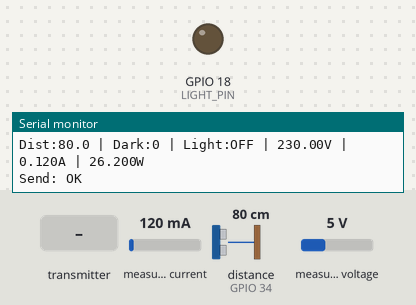
This sketch was run on a simulated ESP32. Shown: output pins drawn as LEDs (lit = HIGH), the last lines printed to the serial monitor. Wiring (inferred from the names in the program): ultrasonic range finder: trigger GPIO 5; echo GPIO 34. The inputs (shaded band) are chosen by the test bench; at power-on: distance to the obstacle (sensor on GPIO 34) 80 cm, measured current 120 mA, measured voltage 5 V. The echo pulse lasts 58.3 µs per cm; pins used as bus, display or sensor lines are not drawn.

Above: at 4.1 s.
4.2 s: the transmitter starts sending dark = 1
At 5.6 s:
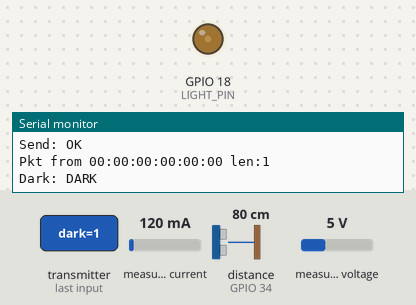
6.4 s: distance to the obstacle (sensor on GPIO 34) set to 12 cm
8.2 s: distance to the obstacle (sensor on GPIO 34) set to 9 cm
At 9.5 s:
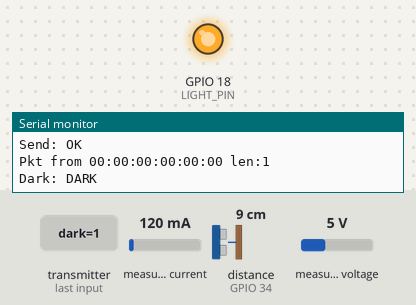
10.5 s: the transmitter starts sending dark = 0
At 11.5 s:
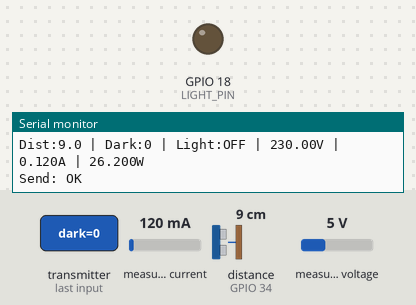
Timing chart, 0 to 13.5 s (numbered marks = the images above; inputs shaded):
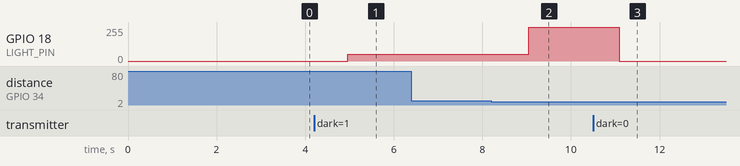

The sketch:

NODE_2.ino
```cpp
#include <WiFi.h>
#include <esp_now.h>
#include <esp_wifi.h>
#include <ArduinoJson.h>
#include <PZEM004Tv30.h>

#define NODE_ID 2

#define TRIG_PIN       5
#define ECHO_PIN       34
#define LIGHT_PIN      18
#define PZEM_RX_PIN    16
#define PZEM_TX_PIN    17

// Node 1 STA MAC
uint8_t node1Mac[] = {0x30, 0x76, 0xF5, 0x91, 0x4B, 0x60};

#define ESPNOW_CHANNEL 6

#define DISTANCE_THRESHOLD_CM  10.0
#define LIGHT_TIMEOUT_MS       1000

#define PWM_CHANNEL     0
#define PWM_FREQ        5000
#define PWM_RESOLUTION  8
#define BRIGHTNESS_OFF   0
#define BRIGHTNESS_DIM   51
#define BRIGHTNESS_FULL  255

bool targetDetected     = false;
unsigned long lastDetectionTime = 0;
bool darkFromNode1      = false;
bool zoneOverride       = false;
String lightStatus      = "OFF";
bool espnowReady        = false;

PZEM004Tv30 pzem(Serial2, PZEM_RX_PIN, PZEM_TX_PIN);

typedef struct {
  int   nodeId;
  float distance;
  bool  dark;
  char  light[4];
  float voltage;
  float current;
  float power;
  long  uptime;
} NodePayload;

typedef struct {
  bool dark;
} DarkFeedback;

NodePayload payload;
esp_now_peer_info_t peerInfo;

void onSent(const uint8_t *mac, esp_now_send_status_t status) {
  Serial.printf("Send: %s\n", status == ESP_NOW_SEND_SUCCESS ? "OK" : "FAIL");
}

void onReceive(const uint8_t *mac_addr, const uint8_t *data, int len) {
  // Print sender MAC so you can see exactly who is sending
  Serial.printf("Pkt from %02X:%02X:%02X:%02X:%02X:%02X len:%d\n",
    mac_addr[0], mac_addr[1], mac_addr[2],
    mac_addr[3], mac_addr[4], mac_addr[5], len);

  if (len == sizeof(DarkFeedback)) {
    DarkFeedback feedback;
    memcpy(&feedback, data, sizeof(feedback));
    darkFromNode1 = feedback.dark;
    Serial.printf("Dark: %s\n", darkFromNode1 ? "DARK" : "DAYLIGHT");
  } else {
    Serial.printf("Unknown size %d (expected DarkFeedback=%d)\n",
      len, sizeof(DarkFeedback));
  }
}

float getDistanceCM() {
  digitalWrite(TRIG_PIN, LOW);
  delayMicroseconds(2);
  digitalWrite(TRIG_PIN, HIGH);
  delayMicroseconds(10);
  digitalWrite(TRIG_PIN, LOW);
  long duration = pulseIn(ECHO_PIN, HIGH, 30000);
  float distance = duration * 0.0343 / 2;
  if (duration == 0 || distance > 400) return 999.0;
  return distance;
}

void setup() {
  Serial.begin(115200);
  delay(2000);
  Serial.println("\n=== NODE 2 BOOT ===");

  // PZEM
  Serial2.begin(9600, SERIAL_8N1, PZEM_RX_PIN, PZEM_TX_PIN);
  delay(200);

  // Pins
  pinMode(TRIG_PIN, OUTPUT);
  pinMode(ECHO_PIN, INPUT_PULLDOWN);
  pinMode(LIGHT_PIN, OUTPUT);
  digitalWrite(LIGHT_PIN, LOW);
  delay(200);

  // PWM
  ledcSetup(PWM_CHANNEL, PWM_FREQ, PWM_RESOLUTION);
  ledcAttachPin(LIGHT_PIN, PWM_CHANNEL);
  ledcWrite(PWM_CHANNEL, BRIGHTNESS_OFF);

  // WiFi STA — no connect, no scan
  WiFi.mode(WIFI_STA);
  delay(500);

  // Set channel to match Node 1
  esp_err_t ch_err = esp_wifi_set_channel(ESPNOW_CHANNEL, WIFI_SECOND_CHAN_NONE);
  Serial.printf("Channel %d: %s\n", ESPNOW_CHANNEL, ch_err == ESP_OK ? "OK" : "FAIL");

  // ESP-NOW init
  esp_err_t now_err = esp_now_init();
  if (now_err != ESP_OK) {
    Serial.printf("ESP-NOW FAILED: %d\n", now_err);
    pinMode(2, OUTPUT);
    while (true) {
      digitalWrite(2, HIGH); delay(200);
      digitalWrite(2, LOW);  delay(200);
    }
  }
  Serial.println("ESP-NOW OK");

  esp_now_register_send_cb(onSent);
  esp_now_register_recv_cb(onReceive);

  // Register Node 1 STA MAC as peer
  memset(&peerInfo, 0, sizeof(peerInfo));
  memcpy(peerInfo.peer_addr, node1Mac, 6);
  peerInfo.channel = ESPNOW_CHANNEL;
  peerInfo.encrypt = false;
  esp_now_add_peer(&peerInfo);
  Serial.printf("STA peer: %02X:%02X:%02X:%02X:%02X:%02X\n",
    node1Mac[0], node1Mac[1], node1Mac[2],
    node1Mac[3], node1Mac[4], node1Mac[5]);

  // Register Node 1 AP MAC as peer (STA MAC last byte + 1)
  uint8_t node1ApMac[6];
  memcpy(node1ApMac, node1Mac, 6);
  node1ApMac[5] = node1Mac[5] + 1;

  esp_now_peer_info_t apPeer = {};
  memcpy(apPeer.peer_addr, node1ApMac, 6);
  apPeer.channel = ESPNOW_CHANNEL;
  apPeer.encrypt = false;
  if (esp_now_add_peer(&apPeer) == ESP_OK) {
    Serial.printf("AP  peer: %02X:%02X:%02X:%02X:%02X:%02X\n",
      node1ApMac[0], node1ApMac[1], node1ApMac[2],
      node1ApMac[3], node1ApMac[4], node1ApMac[5]);
  } else {
    Serial.println("AP peer add failed");
  }

  espnowReady = true;
  Serial.println("Node 2 ready\n");
}

void loop() {
  float dist = getDistanceCM();

  if (dist <= DISTANCE_THRESHOLD_CM) {
    targetDetected = true;
    lastDetectionTime = millis();
  } else if (millis() - lastDetectionTime > LIGHT_TIMEOUT_MS) {
    targetDetected = false;
  }

  // Light control using dark flag from Node 1
  if (!zoneOverride) {
    if (darkFromNode1 && targetDetected) {
      ledcWrite(PWM_CHANNEL, BRIGHTNESS_FULL);
      lightStatus = "ON";
    } else if (darkFromNode1 && !targetDetected) {
      ledcWrite(PWM_CHANNEL, BRIGHTNESS_DIM);
      lightStatus = "DIM";
    } else {
      ledcWrite(PWM_CHANNEL, BRIGHTNESS_OFF);
      lightStatus = "OFF";
    }
  }

  strncpy(payload.light, lightStatus.c_str(), 3);
  payload.light[3] = '\0';

  // Energy measurement
  float r_v = pzem.voltage();
  float r_c = pzem.current();
  float r_p = pzem.power();

  payload.nodeId   = NODE_ID;
  payload.distance = (dist > 200) ? 999 : dist;
  payload.dark     = darkFromNode1;
  payload.voltage  = isnan(r_v) ? 0.0 : r_v;
  payload.current  = isnan(r_c) ? 0.0 : r_c;
  payload.power    = isnan(r_p) ? 0.0 : r_p;
  payload.uptime   = millis() / 1000;

  Serial.printf("Dist:%.1f | Dark:%d | Light:%s | %.2fV | %.3fA | %.3fW\n",
    dist, darkFromNode1, lightStatus.c_str(),
    payload.voltage, payload.current, payload.power);

  if (espnowReady) {
    esp_now_send(node1Mac, (uint8_t *)&payload, sizeof(payload));
  }

  delay(2000);
}
```

Measured:
- the behaviour switches between 11 and 10 cm on distance to the obstacle (sensor on GPIO 34) (found by bisection; images 1 and 2)
- after the input at 4.2 s, GPIO 18 (LIGHT_PIN): 0/255 → 51/255 after 0.76 s
- after the input at 8.2 s, GPIO 18 (LIGHT_PIN): 51/255 → 255/255 after 0.85 s
- after the input at 10.5 s, GPIO 18 (LIGHT_PIN): 255/255 → 0/255 after 0.59 s
